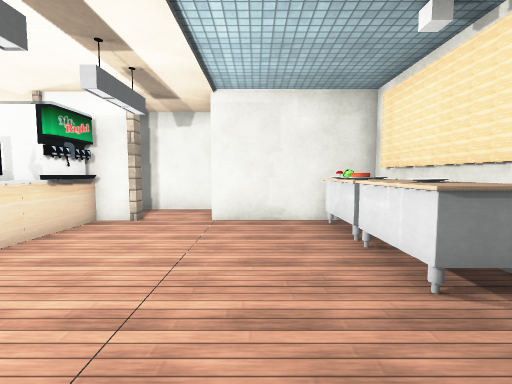
View 1 (above)

18 first-person views from a walk through a scene from a Unity 3-D project. The camera is 1.4 m above the floor, tilts 4° down and sees 90° across. The floor is counted in squares, 1 m on a side. Each view is taken from the middle of a square. On the plan, view 1 faces up. The plan holds only what a view shows up to about 13 squares ahead; the rest is blank. The place goes on beyond the plan. The player is left out. Some animated figures are left out. Door leaves are left out, so doorways stand open. Some surface patterns are stand-ins.

View 2
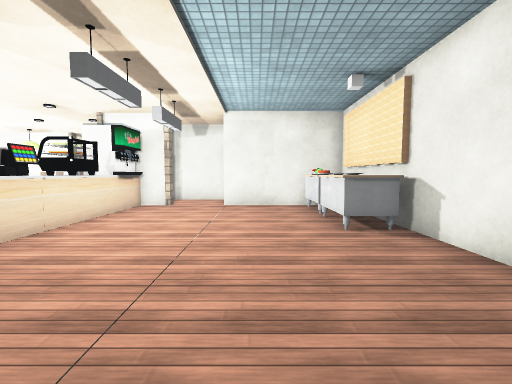

View 3
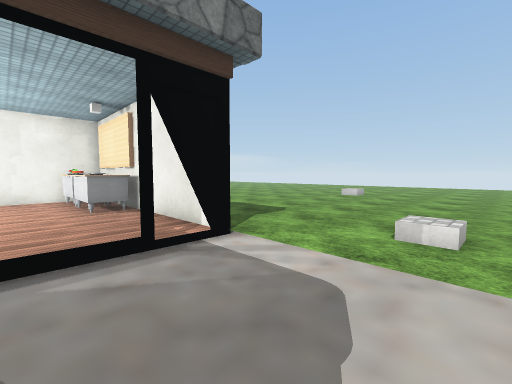

View 4
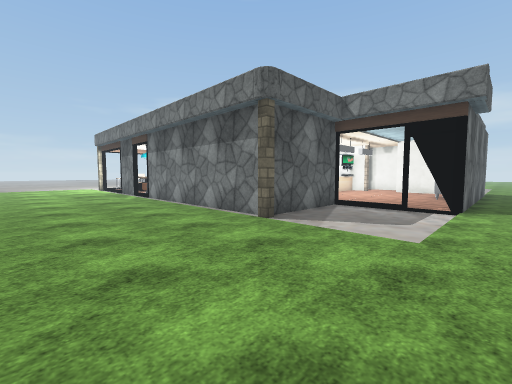

View 5
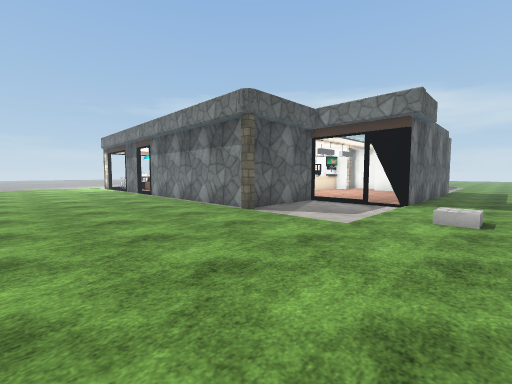

View 6
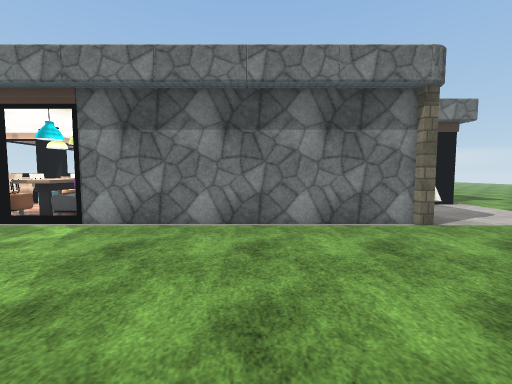

View 7
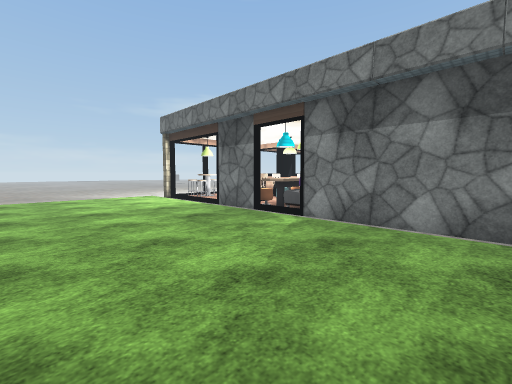

View 8
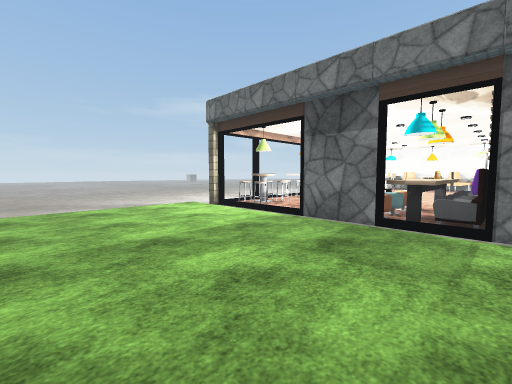

View 9
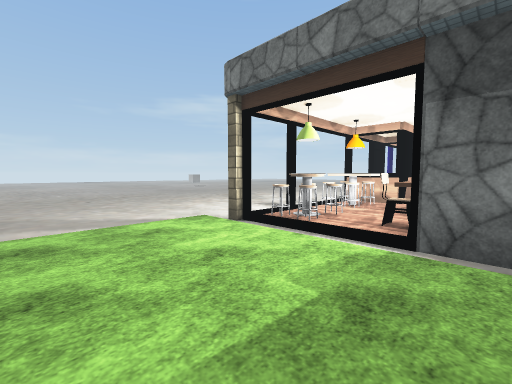

View 10
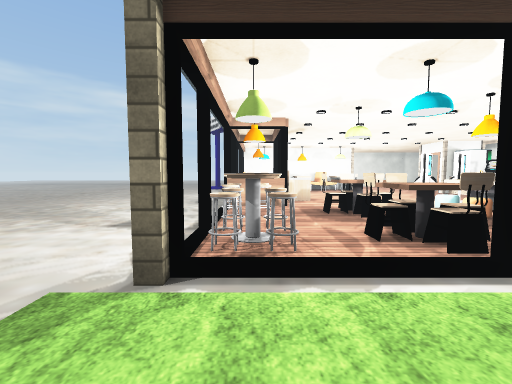

View 11
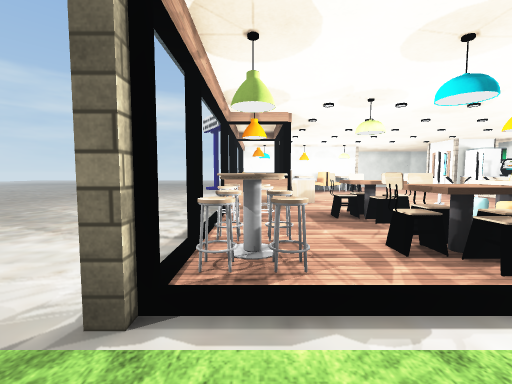

View 12
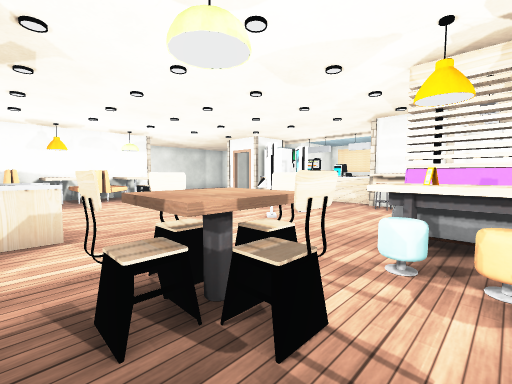

View 13
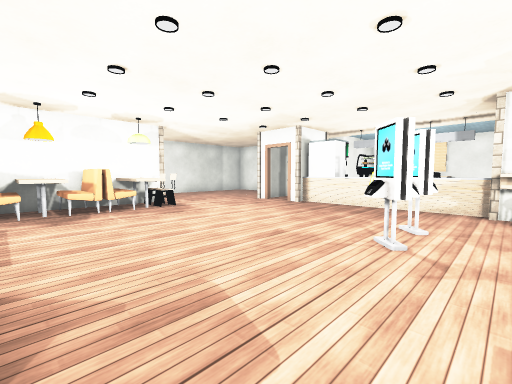

View 14
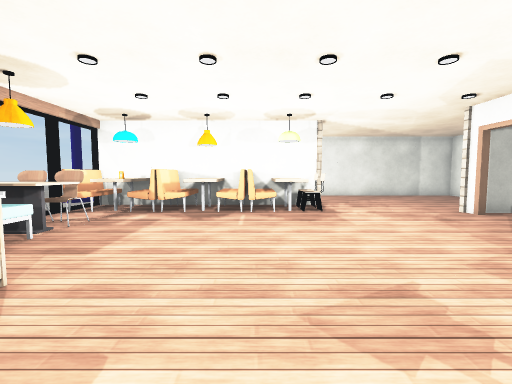

View 15
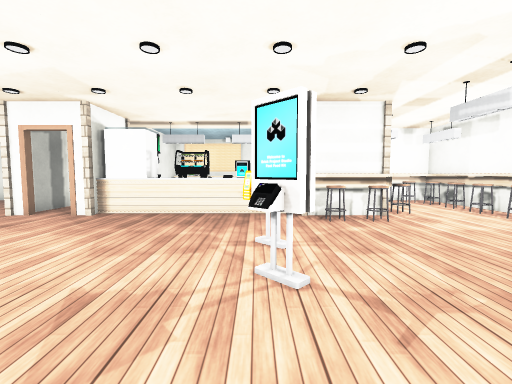

View 16
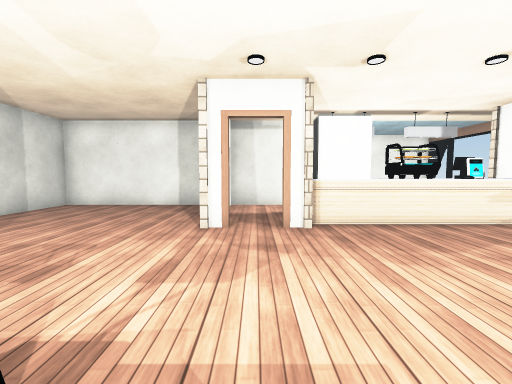

View 17
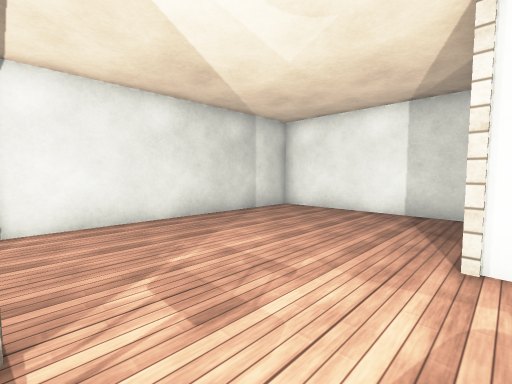

View 18
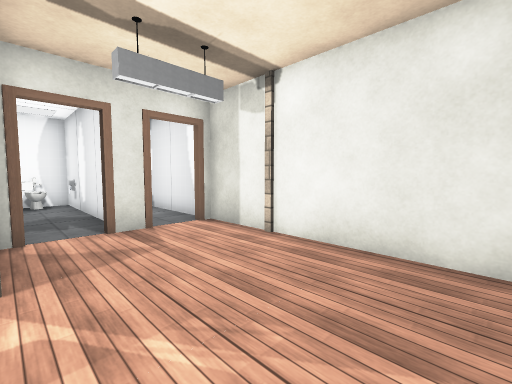

### Floor plan
Points are (right, up) in squares from view 1. A wall is a line through its corners. A room is listed if a view was taken in it or the views show most of it. See-through windows are left out.
Room 1 (views 1, 2, 3, 4, 5, 6, 7, 8, 9, 10, 11, 12, 13, 14, 15, 16, 17, 18)
walls: (-11.3, -4) (-11.3, -2.2); (-8.4, -7.3) (-11.5, -7.3); (-6, -7.2) (-3.5, -7.2); (-13.6, -7) (-13.6, -7.3) (-16.5, -7.3); (-1.1, -2) (-1.1, -6.6); (-3.4, -7.3) (-6.5, -7.3); (-4.4, 7.7) (-5.6, 7.7); (-18.6, 1.4) (-18.6, 0.1) (-21.4, 0.1); (3.5, -2.1) (2.6, -2.1); (3.8, -2.4) (3.6, -2.4) (3.6, 7.7) (-1.3, 7.7) (-1.3, 10.1) (-5.6, 10.1); (3.4, 3) (3.4, 6.8); (-20.5, -7.3) (-21.2, -7.3); (-11.5, 12.6) (-16.6, 12.6); (-1.3, 10.9) (-1.3, 17.6) (-13.6, 17.6) (-13.6, 17.1); (-18.5, 12.6) (-21.4, 12.6); (-15.5, 15.2) (-16.4, 15.2); (-13.6, 15.9) (-13.6, 14.6); (-18.4, 15.2) (-21.1, 15.2) (-21.1, 14.4); (-14.5, 17.6) (-18.1, 17.6)
ways out: opening at (6, -2.7); open door at (-19, 1.5); open door at (-14, 14); open door at (-14, 16.5); open door at (-6, 9); open door at (2.5, -2)
objects: other object (-22, -8) to (-21, -7); other object (-21, -6) to (-20, -6); other object (-21, -5) to (-20, -4); other object (-21, -3) to (-21, -2); other object (-21, -1); other object (-21, 6) to (-19, 6); other object (-21, 7) to (-19, 7); other object (-21, 8) to (-20, 8); other object (-21, 10) to (-20, 12); other object (-21, 14) to (-20, 14); other object (-20, -3) to (-20, -2); other object (-20, -1); other object (-19, -6); other object (-19, -4); other object (-19, -2); other object (-19, 8); other object (-19, 10) to (-19, 12); other object (-18, 3) to (-17, 4); other object (-18, 10) to (-18, 12); other object (-18, 14); other object (-17, -6) to (-17, -5); other object (-17, -2) to (-17, -1); other object (-17, 10) to (-17, 12); other object (-16, -6); other object (-16, -5) to (-16, -4); other object (-16, -3) to (-16, -2); other object (-16, -1); other object (-16, 10) to (-16, 12); other object (-15, -6) to (-15, -5); other object (-15, -2) to (-15, -1); other object (-15, 10) to (-14, 12); other object (-14, -6); other object (-14, -5); other object (-14, -4); other object (-14, -3); other object (-14, 10) to (-13, 12); other object (-13, -7) to (-13, -2); other object (-12, -7) to (-12, -5); other object (-12, -4) to (-12, -2); other object (-12, 1) to (-11, 2); other object (-12, 10); other object (-12, 11); other object (-12, 12); other object (-11, 13); other object (-10, 1) to (-10, 2); other object (-7, -6); other object (-7, -3); other object (-7, -2) to (-7, -1); other object (-7, 0); other object (-6, -6); other object (-6, -3); other object (-6, -2); other object (-6, 0); other object (-6, 1) to (-5, 2); other object (-6, 3); other object (-6, 4) to (-5, 5); other object (-6, 6) to (-5, 7); other object (-6, 8); other object (-6, 10); other object (-5, -6) to (-4, -6); other object (-5, -3) to (-4, -3); other object (-5, 2); other object (-5, 3); other object (-4, 8); other object (-3, -7) to (-2, -7); other object (-3, -6); other object (-2, -6) to (-2, -5); other object (-1, -8) to (-1, -7); other object (2, 3) to (3, 5); other object (2, 6) to (3, 7)

Where each view was taken, in squares from view 1:
view 1: 0 up, 0 right, facing up
view 2: 3 down, 0 right, facing up
view 3: 7 down, 0 right, facing up-right
view 4: 14 down, 5 right, facing up-left
view 5: 15 down, 7 right, facing up-left
view 6: 15 down, 6 left, facing up
view 7: 15 down, 6 left, facing up-left
view 8: 15 down, 11 left, facing up-left
view 9: 13 down, 15 left, facing up-left
view 10: 11 down, 20 left, facing up
view 11: 10 down, 20 left, facing up
view 12: 4 down, 18 left, facing up-right
view 13: 0 up, 17 left, facing up-right
view 14: 1 up, 14 left, facing up
view 15: 2 up, 15 left, facing right
view 16: 9 up, 13 left, facing right
view 17: 10 up, 11 left, facing up-right
view 18: 13 up, 7 left, facing up-left
